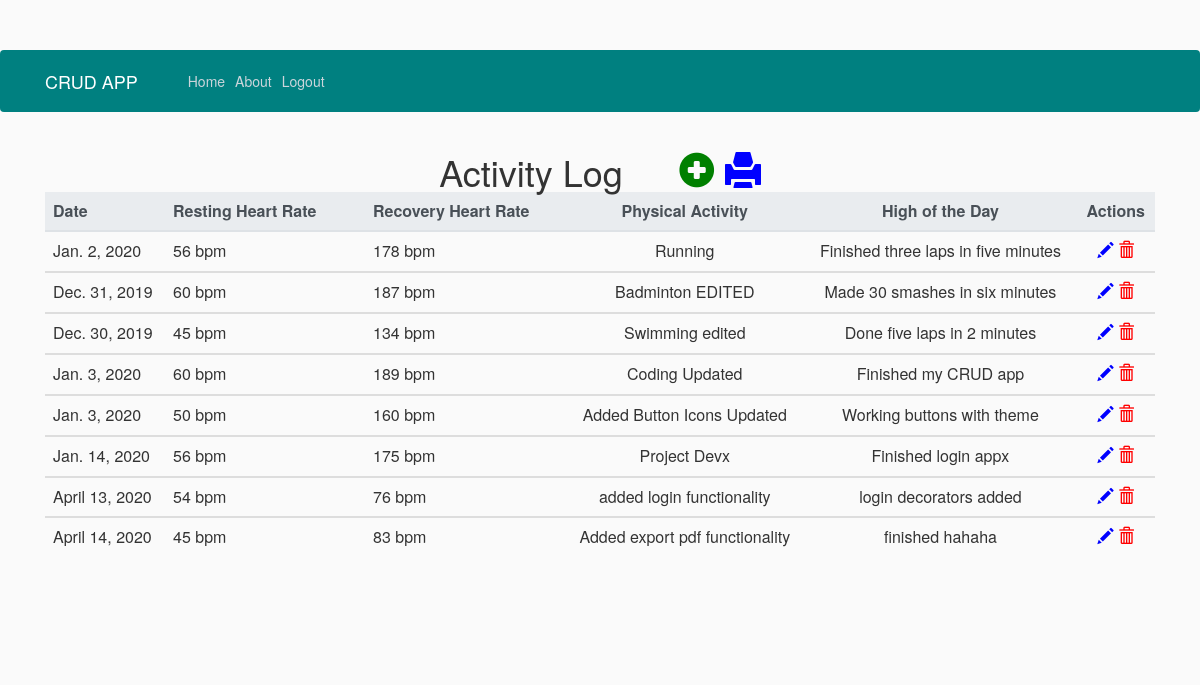
Page /actlog/ (signed in) on the committed database.
### actlog/models.py (models this page shows, shortened)
class ActivityLog(models.Model):
	M1 = 'Monday 7:30 A.M. - 9:30 A.M.'
	M2 = 'Monday 9:30 A.M. - 11:30 A.M.'
	M3 = 'Monday 11:30 A.M. - 1:30 P.M.'
	M4 = 'Monday 1:30 P.M. - 3:30 P.M.'
	M5 = 'Monday 3:30 P.M. - 5:30 P.M.'
	M6 = 'Monday 5:30 P.M. - 7:30 P.M.'
	T1 = 'Tuesday 7:30 A.M. - 9:30 A.M.'
	T2 = 'Tuesday 9:30 A.M. - 11:30 A.M.'
	T3 = 'Tuesday 11:30 A.M. - 1:30 P.M.'
	T4 = 'Tuesday 1:30 P.M. - 3:30 P.M.'
	T5 = 'Tuesday 3:30 P.M. - 5:30 P.M.'
	T6 = 'Tuesday 5:30 P.M. - 7:30 P.M.'
	W1 = 'Wednesday 7:30 A.M. - 9:30 A.M.'
	W2 = 'Wednesday 9:30 A.M. - 11:30 A.M.'
	W3 = 'Wednesday 11:30 A.M. - 1:30 P.M.'
	W4 = 'Wednesday 1:30 P.M. - 3:30 P.M.'
	W5 = 'Wednesday 3:30 P.M. - 5:30 P.M.'
	W6 = 'Wednesday 5:30 P.M. - 7:30 P.M.'
	TH1 = 'Thursday 7:30 A.M. - 9:30 A.M.'
	TH2 = 'Thursday 9:30 A.M. - 11:30 A.M.'
	TH3 = 'Thursday 11:30 A.M. - 1:30 P.M.'
	TH4 = 'Thursday 1:30 P.M. - 3:30 P.M.'
	TH5 = 'Thursday 3:30 P.M. - 5:30 P.M.'
	TH6 = 'Thursday 5:30 P.M. - 7:30 P.M.'
	F1 = 'Friday 7:30 A.M. - 9:30 A.M.'
	F2 = 'Friday 9:30 A.M. - 11:30 A.M.'
	F3 = 'Friday 11:30 A.M. - 1:30 P.M.'
	F4 = 'Friday 1:30 P.M. - 3:30 P.M.'
	F5 = 'Friday 3:30 P.M. - 5:30 P.M.'
	F6 = 'Friday 5:30 P.M. - 7:30 P.M.'
	SCHED_CHOICES = [
			(M1,'MON 730H-0930H' ), (M2 , 'MON 0930H-1130H') ,(M3, 'MON 1130H-0130H'),
			(M4, 'MON 0130H-0330H'), (M5, 'MON 0330H-0530H'), (M6,'MON 0530H-0730H'),
			(T1, 'TUE 0730H-0930H'), (T2, 'TUE 0930H-1130H'), (T3, 'TUE 1130H-0130H'),
			(T4, 'TUE 0130H-0330H'), (T5, 'TUE 0330H-0530H'), (T6,'TUE 0530H-0730H'),
			(W1, 'WED 0730H-0930H'), (W2, 'WED 0930H-1130H'), (W3, 'WED 1130H-0130H'),
			(W4, 'WED 0130H-0330H'), (W5, 'WED 0330H-0530H'), (W6,'WED 0530H-0730H'),
			(TH1, 'THU 0730H-0930H'), (TH2, 'THU 0930H-1130H'), (TH3, 'THU 1130H-0130H'),
			(TH4, 'THU 0130H-0330H'), (TH5, 'THU 0330H-0530H'), (TH6,'THU 0530H-0730H'),
			(F1, 'FRI 0730H-0930H'), (F2, 'FRI 0930H-1130H'), (F3, 'FRI 1130H-0130H'),
			(F4, 'FRI 0130H-0330H'), (F5, 'FRI 0330H-0530H'), (F6,'FRI 0530H-0730H'),
	]
	activity = models.CharField(max_length = 50)
	rhr = models.IntegerField(validators = [MinValueValidator(45),MaxValueValidator(85)])
	ahr = models.IntegerField(validators = [MinValueValidator(75),MaxValueValidator(200)])
	day = models.DateField()
	highday = models.CharField(max_length = 100)

### actlog/views.py (the view)
# urls.py: path('actlog/', ActivityLogListView.as_view(), name = 'actlog-view'),
class ActivityLogListView(LoginRequiredMixin, ListView):
	context_object_name = 'activities'
	table_class = ActivityLogTable
	fields = ['activity', 'rhr', 'ahr', 'day', 'highday']
	queryset = ActivityLog.objects.all()
	template_name = "actlog/act-page.html"

### actlog/templates/actlog/act-page.html (shortened to what this page needs)
{% extends "actlog/base.html" %}
{% load django_tables2 %}
{% load static%}
{% block content %}
<h1 class= "h1  " style = "margin-bottom: 100px"> <center> Activity Log &emsp;  <a href = "{% url 'actlog-create' %}" >
<span class="glyphicon glyphicon-plus-sign" aria-hidden="true" style = "color: green"  data-toggle="tooltip" data-placement="left" title="Add New Activity"> </span></a>
<a href = "{% url 'actlog-pdf' %}" >
	<span class="glyphicon glyphicon-print" aria-hidden="true" style = "color: blue"  data-toggle="tooltip" data-placement="left" title="Export to PDF"> </span></a>
	<table class="mt-20 table table-hover " style = "width: 1200px">
	  <thead class = "thead-light">
		<tr  style = "font-size: 16px" class ="font-family-Helvetica-Neue">
		  <th scope="col">Date</th>
		  <th scope="col" >Resting Heart Rate</th>
		  <th scope="col" >Recovery Heart Rate</th>
		  <th scope="col" ><center> Physical Activity</center></th>
		  <th scope="col" ><center>High of the Day</center></th>
		  <th scope="col" ><center>Actions</center></th>
		</tr>
	  </thead>
	  {% for act in activities %}
		  <tbody>
			<tr style = "font-size: 16px" class ="font-family-Helvetica-Neue" >
			  <td style ="width:120px"> {{ act.day }}</td>
			  <td style ="width:200px">{{ act.rhr }} bpm </td>
			  <td style = "width:200px">{{ act.ahr }} bpm</td>
			  <td style = "width:250 px"><center>{{ act.activity }}</center></td>
			  <td><center>{{ act.highday }}</center></td>
			  <td><center> <a href = "{% url 'actlog-update' act.id %}" >
			  <span class="glyphicon glyphicon-pencil" aria-hidden="true" style = "color: blue"
			   data-toggle="tooltip" data-placement="left" title="Update Activity"></span></a>
				<a href = "{% url 'actlog-delete' act.id %}" >
				<span class="glyphicon glyphicon-trash" aria-hidden="true" style = "color: red"
				 data-toggle="tooltip" data-placement="left" title="Delete Activity "></span>
				</a></center>
</td>
			</tr>
		  </tbody>
		  {% endfor %}
	</table>
{% endblock content %}

### actlog/templates/actlog/base.html (shortened to what this page needs)
{% load static %}
<!DOCTYPE html>
<html>
<head>
    <link rel="stylesheet" href="https://maxcdn.bootstrapcdn.com/bootstrap/4.0.0/css/bootstrap.min.css">
	 <link rel="stylesheet" href="https://maxcdn.bootstrapcdn.com/bootstrap/3.4.1/css/bootstrap.min.css">
    <link rel="stylesheet" type="text/css" href="{% static 'actlog/main.css' %}">
</head>
<body>
    <header class="site-header">
      <nav class="navbar navbar-expand-md navbar-dark bg-teal fixed-top">
        <div class="container">
          <a class="navbar-brand mr-4" href="{% url 'actlog-home' %}"
		   data-toggle="tooltip" data-placement="left" title="Go to Home">CRUD APP</a>
          <div class="collapse navbar-collapse" id="navbarToggle">
            <div class="navbar-nav">
              {%  if user.is_authenticated %}
                <a class="nav-item nav-link" href="{% url 'actlog-home' %}">Home</a>
                <a class="nav-item nav-link" href="{% url 'actlog-about' %}">About</a>
              <a class="nav-item nav-link" href="{% url 'logout' %}">Logout</a>
              {% else %}
                <a class="nav-item nav-link" href="{% url 'login' %}">Login</a>
                <a class="nav-item nav-link" href="{% url 'register' %}">Register</a>
              {% endif %}
            </div>
          </div>
        </div>
      </nav>
    </header>
    <main role="main" class="container">
      <div class="row">
        <div class="col-md-12">
          {% block content %}{% endblock %}
        </div>
      </div>
    </main>
</body>
</html>

### actlog/static/actlog/main.css (style rules this page uses)
body { background: #fafafa; color: #333333; margin-top: 5rem; }
h1, h2, h3, h4, h5, h6 { color: #444444; }
.bg-teal { background-color: #008080; }
.site-header .navbar-nav .nav-link { color: #cbd5db; }

### rows in the picture
ActivityLog: day "Jan. 2, 2020", rhr "56", ahr "178", activity "Running", highday "Finished three laps in five minutes"
ActivityLog: day "Dec. 31, 2019", rhr "60", ahr "187", activity "Badminton EDITED", highday "Made 30 smashes in six minutes"
ActivityLog: day "Dec. 30, 2019", rhr "45", ahr "134", activity "Swimming edited", highday "Done five laps in 2 minutes"
ActivityLog: day "Jan. 3, 2020", rhr "60", ahr "189", activity "Coding Updated", highday "Finished my CRUD app"
ActivityLog: day "Jan. 3, 2020", rhr "50", ahr "160", activity "Added Button Icons Updated", highday "Working buttons with theme"
ActivityLog: day "Jan. 14, 2020", rhr "56", ahr "175", activity "Project Devx", highday "Finished login appx"
ActivityLog: day "April 13, 2020", rhr "54", ahr "76", activity "added login functionality", highday "login decorators added"
ActivityLog: day "April 14, 2020", rhr "45", ahr "83", activity "Added export pdf functionality", highday "finished hahaha"
